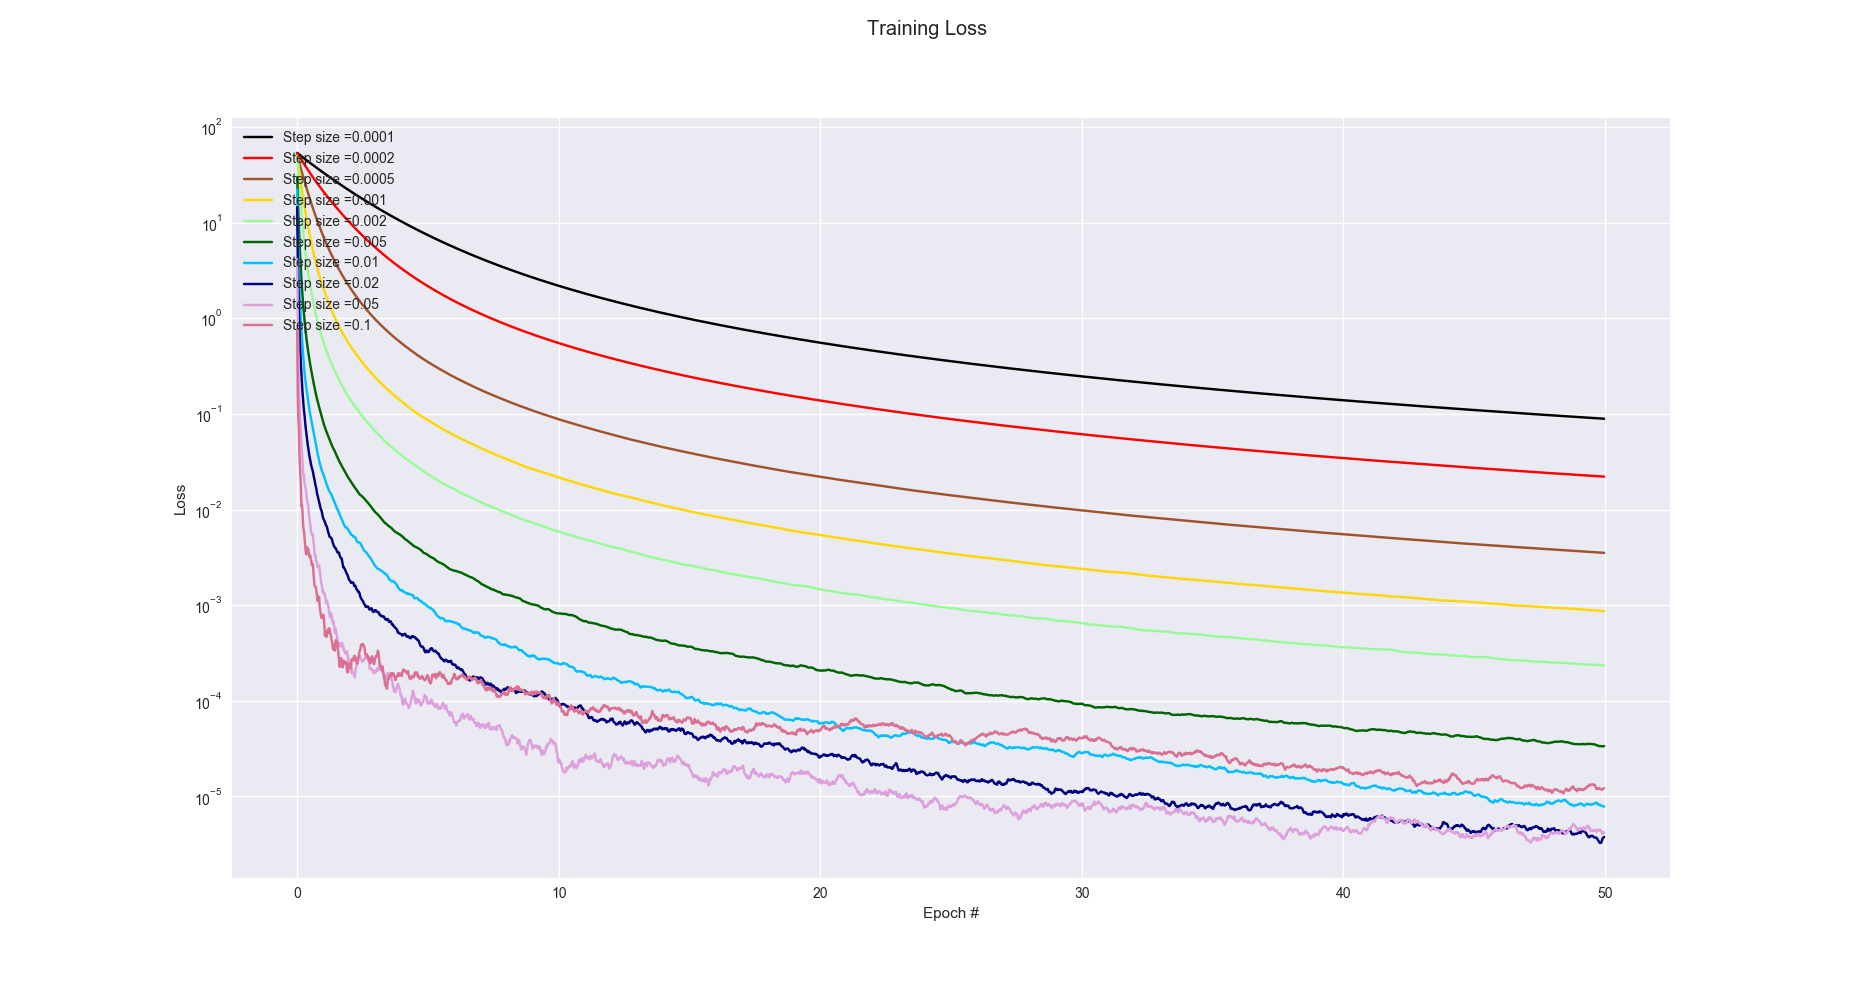

Reproduce this figure in Python.
import matplotlib.pyplot as plt
import numpy as np
import argparse
import math
import seaborn as sns

N=5000
p=10

def next_batch(X, y, batchSize):
	new_order = np.random.permutation(N)
	X=X[new_order]
	y=y[new_order]
	# loop over our dataset `X` in mini-batches of size `batchSize`
	for i in np.arange(0, X.shape[0], batchSize):
		# yield a tuple of the current batched data and labels
		yield (X[int(i):int(i) + int(batchSize)], y[int(i):int(i) + int(batchSize)])

def error(A,b,w):
	preds=A.dot(w)
	errors=preds-b
	return errors

def loss(A,b,w):
	errors=error(A,b,w)
	return (0.5*np.sum(errors**2))

#argument parser
ap = argparse.ArgumentParser()
ap.add_argument("-e", "--epochs", type=float, default=50,
	help="# of epochs")
ap.add_argument("-a", "--alpha", type=float, default=0.01,
	help="learning rate")
ap.add_argument("-b", "--batch_size", type=int, default=1,
	help="size of SGD mini-batches")
args = vars(ap.parse_args())

epochs=args["epochs"]
alpha=args["alpha"]

batch_size=args["batch_size"]

X=np.load('train_x.npy')
y=np.load('train_y.npy')
print("Samples have been loaded\n")
alpha/=batch_size

#computing best w for the data and getting its loss
w_MLE=(np.linalg.inv(np.matmul(X.T,X)).dot(X.T.dot(y)))
loss_MLE=loss(X,y,w_MLE)


#SGD final iterate
sns.set
fig = plt.figure()

fig.suptitle("Training Loss")
plt.xlabel("Epoch #")
plt.ylabel("Loss")

step=[0.0001,0.0002,0.0005,0.001,0.002,0.005,0.01,0.02,0.05,0.1]
cmap = ['black','red','sienna','gold','palegreen','darkgreen','deepskyblue','navy','plum','palevioletred','magenta','slategray']
stepOpt=0
lossOpt=1000000
W_SGDAvgInit=np.random.uniform(size=(X.shape[1],))
for gamma in step:
	lossHistorySGDAvg=[]
	n=0
	W_SGD = W_SGDAvgInit
	W_SGDAvg = W_SGDAvgInit
	for epoch in np.arange(0, epochs):
		# initialize the total loss for the epoch
		epochLoss = [] 
		
		new_order = np.random.permutation(N)
		X=X[new_order]
		y=y[new_order]
		# loop over our data in batches
		for i in range(N):
			n+=1
			preds = X[i].dot(W_SGD)
			error = preds - y[i]
			loss = 0.5*error*error
			
			gradient = X[i]*(error)
			W_SGD=W_SGD-(gamma*gradient)
			W_SGDAvg=(W_SGD+(W_SGDAvg*n))/(n+1)
			if n%100==0 :
				preds = X.dot(W_SGDAvg)
				error = preds - y
				loss = 0.5*np.sum(error ** 2)
				
				epochLoss.append(loss)
				lossHistorySGDAvg.append(loss)
				if loss<lossOpt :
					stepOpt=gamma
					lossOpt=loss
		# lossHistorySGD.append(np.average(epochLoss)/batch_size)
		print("[INFO] SGD average epoch #{}, average loss={} alpha={}".format(epoch + 1, np.average(epochLoss)/N,gamma))
	plt.semilogy(np.linspace(0,epochs,len(lossHistorySGDAvg),endpoint=False) , (np.array(lossHistorySGDAvg)-loss_MLE)/N,'b',label="Step size ={}".format(gamma),color=cmap[step.index(gamma)])
plt.legend(loc='upper left')
plt.show()
plt.clf()
	
print("Optimal step size={}".format(stepOpt))


step=[0.001,0.002,0.005,0.01,0.02,0.05,0.1,0.2,0.5]
cmap = ['black','red','sienna','gold','palegreen','darkgreen','deepskyblue','navy','plum','palevioletred','magenta','slategray']
stepOpt=0
lossOpt=1000000
W_SGDDecayAvgInit=np.random.uniform(size=(X.shape[1],))
for gamma in step:
	lossHistorySGDDecayAvg=[]
	n=0
	W_SGD = W_SGDDecayAvgInit
	W_SGDDecayAvg = W_SGDDecayAvgInit
	for epoch in np.arange(0, epochs):
		# initialize the total loss for the epoch
		epochLoss = [] 
		
		new_order = np.random.permutation(N)
		X=X[new_order]
		y=y[new_order]
		# loop over our data in batches
		for i in range(N):
			n+=1
			preds = X[i].dot(W_SGD)
			error = preds - y[i]
			loss = 0.5*error*error
			
			gradient = X[i]*(error)
			W_SGD=W_SGD-((gamma/np.sqrt(n))*gradient)
			W_SGDDecayAvg=(W_SGD+(W_SGDDecayAvg*n))/(n+1)
			if n%100==0 :
				preds = X.dot(W_SGDDecayAvg)
				error = preds - y
				loss = 0.5*np.sum(error ** 2)
				
				epochLoss.append(loss)
				lossHistorySGDDecayAvg.append(loss)
				if loss<lossOpt :
					stepOpt=gamma
					lossOpt=loss
		# lossHistorySGD.append(np.average(epochLoss)/batch_size)
		print("[INFO] SGD Decay average epoch #{}, average loss={} alpha={}".format(epoch + 1, np.average(epochLoss)/N,gamma/np.sqrt(n)))
	plt.semilogy(np.linspace(0,epochs,len(lossHistorySGDDecayAvg),endpoint=False) , (np.array(lossHistorySGDDecayAvg)-loss_MLE)/N,'b',label="Step size ={}".format(gamma),color=cmap[step.index(gamma)])
plt.legend(loc='upper left')
plt.savefig('SGDDecayAvg.png')
plt.show()
plt.clf()
